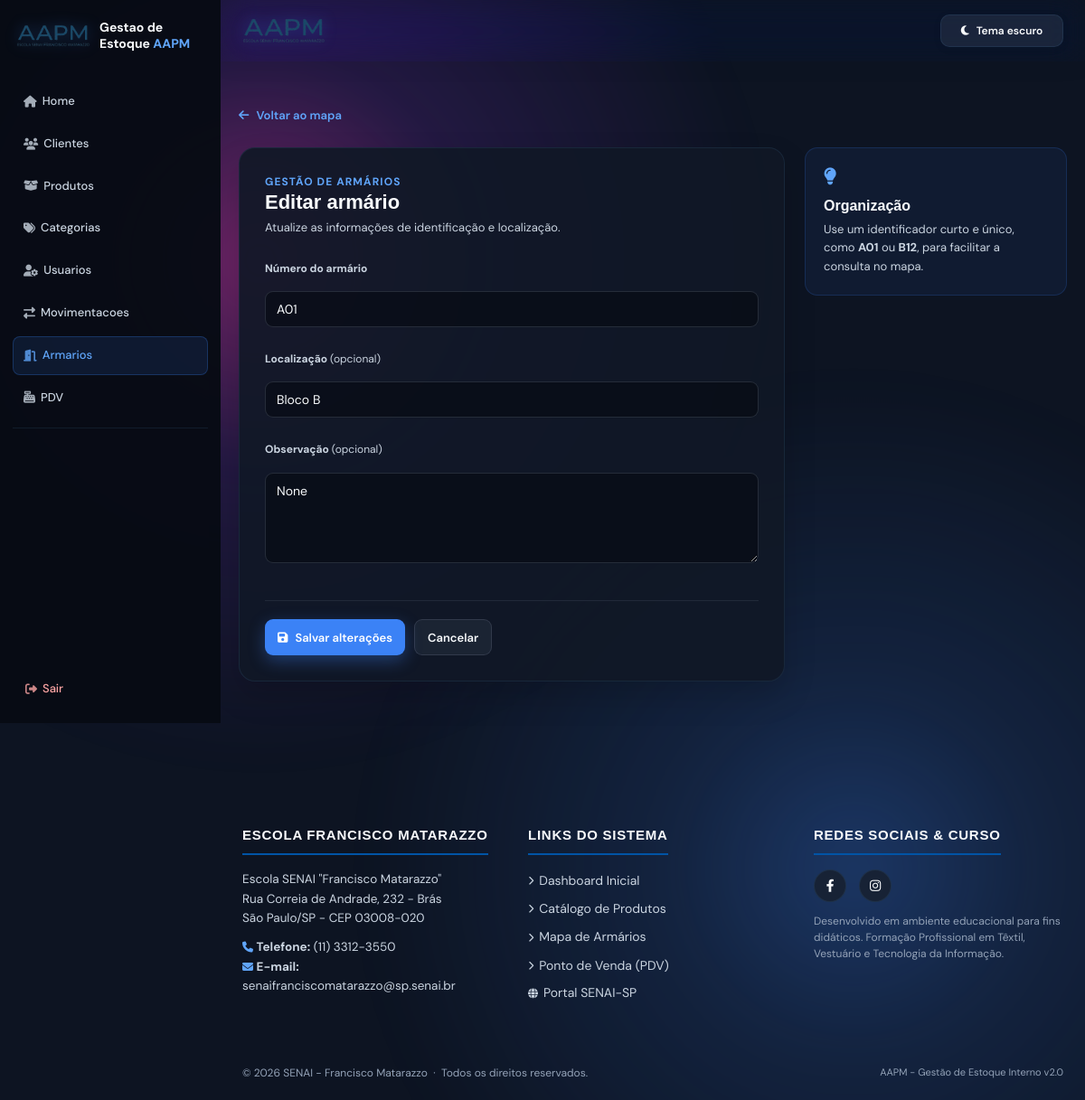
/armarios/3/editar (signed in), run on the app's committed database.
### app/models/armario.py (models this page shows, shortened)
class Armario(Base):
    __tablename__ = "armarios"
    __table_args__ = (
        UniqueConstraint('numero', 'localizacao', name='uix_numero_localizacao'),
    )
    id     = Column(Integer, primary_key=True, index=True)
    numero = Column(String(20), nullable=False)
    localizacao = Column(String(100), nullable=True)
    status = Column(
        Enum(StatusArmario),
        nullable=False,
        default=StatusArmario.DISPONIVEL
    )
    locatario_nome = Column(String(150), nullable=True)
    nome_curso = Column(String(100), nullable=True)
    turma = Column(String(50), nullable=True)
    email = Column(String(120), nullable=True)
    observacao = Column(String(255), nullable=True)
    ativo = Column(Boolean, default=True)
    alugado_em     = Column(DateTime, nullable=True)
    criado_em      = Column(DateTime, server_default=func.now())
    atualizado_em  = Column(DateTime, server_default=func.now(), onupdate=func.now())

### app/controllers/armario_controller.py (the view)
@router.get("/{armario_id}/editar")
def form_editar_armario(
    armario_id: int,
    request: Request,
    db: Session = Depends(get_db),
    admin = Depends(get_admin)
):
    editando = db.query(Armario).filter(Armario.id == armario_id).first()
    if not editando:
        return RedirectResponse(url="/armarios", status_code=302)
    return templates.TemplateResponse(
        request,
        "armarios/form.html",
        {
            "request":  request,
            "usuario":  admin,
            "editando": editando,
        }
    )

### app/templates/armarios/form.html (shortened to what this page needs)
{% extends "base.html" %}
{% block head %}
<link rel="stylesheet" href="/static/armarios.css">
{% endblock %}
{% block content %}
<section class="armarios-page">
    <a href="/armarios" class="button-link"><i class="fas fa-arrow-left"></i> Voltar ao mapa</a>
    <div class="form-layout" style="margin-top: 18px;">
        <div class="form-card">
            <p class="page-eyebrow">Gestão de armários</p>
            <h2>{{ "Editar armário" if editando else "Novo armário" }}</h2>
            <p class="form-help">{{ "Atualize as informações de identificação e localização." if editando else "Cadastre
                um novo armário para disponibilizá-lo no mapa." }}</p>
            <form action="{{ '/armarios/' + editando.id|string + '/editar' if editando else '/armarios/novo' }}"
                method="post" data-confirm-message="{{ 'Confirma as alteracoes deste armario?' if editando else 'Confirma o cadastro deste armario?' }}">
                <div class="field">
                    <label for="numero">Número do armário</label>
                    <input id="numero" type="text" name="numero" placeholder="Ex.: A01, B12, 42"
                        value="{{ editando.numero if editando else (valores.numero if valores else '') }}" required
                        autofocus>
                </div>
                <div class="field">
                    <label for="localizacao">Localização <span style="font-weight:400">(opcional)</span></label>
                    <input id="localizacao" type="text" name="localizacao" placeholder="Ex.: Bloco A - Térreo"
                        value="{{ editando.localizacao if editando else (valores.localizacao if valores else '') }}">
                </div>
                <div class="field">
                    <label for="observacao">Observação <span style="font-weight:400">(opcional)</span></label>
                    <textarea id="observacao" name="observacao" maxlength="255"
                        placeholder="Informação adicional sobre o armário">{{ editando.observacao if editando else (valores.observacao if valores else '') }}</textarea>
                </div>
                <div class="form-actions">
                    <button type="submit" class="button"><i class="fas fa-floppy-disk"></i> {{ "Salvar alterações" if
                        editando else "Cadastrar armário" }}</button>
                    <a href="/armarios" class="button-secondary">Cancelar</a>
                </div>
            </form>
        </div>
        <aside class="info-panel">
            <i class="fas fa-lightbulb"></i>
            <h3>Organização</h3>
            <p>Use um identificador curto e único, como <strong>A01</strong> ou <strong>B12</strong>, para facilitar a
                consulta no mapa.</p>
        </aside>
    </div>
</section>
{% endblock %}

### app/static/style.css (style rules this page uses)
:root { --bg-base: #dfeaf7; --bg-base-2: #eef5ff; --orb-1: rgba(59, 130, 246, 0.18); --orb-2: rgba(147, 197, 253, 0.16); --orb-3: rgba(168, 85, 247, 0.10); --grid: rgba(37, 99, 235, 0.06); --bg-panel: rgba(15, 23, 42, 0.72); --bg-panel-strong: rgba(17, 24, 39, 0.92); --bg-soft: rgba(255, 255, 255, 0.04); --border: rgba(148, 163, 184, 0.18); --text: #e2e8f0; --text-muted: #94a3b8; --primary: #3b82f6; --primary-2: #60a5fa; --purple: #8b5cf6; --success: #10b981; --shadow: rgba(15, 23, 42, 0.4); }
html { scroll-behavior: smooth; }
body { position: relative; min-height: 100vh; background: linear-gradient(120deg, #1d0d5c 0%, #2f0d77 18%, #5a0c6f 42%, #1d4de0 72%, #120d2d 100%); background-size: 180% 180%; animation: bgFlow 18s ease-in-out infinite alternate; overflow-x: hidden; }
body::before, body::after { content: ""; position: fixed; inset: auto; pointer-events: none; z-index: 0; }
body::before { width: 72rem; height: 72rem; left: -18rem; top: -18rem; border-radius: 50%; background: radial-gradient(circle, rgba(255, 60, 200, 0.42) 0%, rgba(147, 51, 234, 0.16) 28%, transparent 68%); filter: blur(24px); animation: driftGlow 18s ease-in-out infinite alternate; }
body::after { width: 68rem; height: 68rem; right: -18rem; bottom: -18rem; border-radius: 50%; background: radial-gradient(circle, rgba(59, 130, 246, 0.32) 0%, rgba(59, 130, 246, 0.14) 26%, transparent 70%); filter: blur(28px); animation: driftGlowTwo 20s ease-in-out infinite alternate; }
body .app-shell, body main, body header, body footer, body section, body article, body aside, body nav { background: transparent; }
main, header, footer, section, article, nav, aside { position: relative; z-index: 1; }
button, .btn, .btn-card, .btn-theme-toggle, input, select, textarea { transition: all 0.25s ease; }
button, .btn, .btn-card, .btn-theme-toggle { border-radius: 14px; border: 1px solid transparent; cursor: pointer; box-shadow: 0 8px 18px rgba(15, 23, 42, 0.08); }

### app/templates/base.html (style rules this page uses)
:root { --bg-base: #0d1422; --bg-surface: #121c2d; --bg-card: #172235; --bg-card-hover: #1d2a40; --border: rgba(99, 179, 237, 0.1); --border-hover: rgba(99, 179, 237, 0.28); --accent: #3b82f6; --accent-glow: rgba(59, 130, 246, 0.35); --accent-light: #60a5fa; --secondary-bg: rgba(148, 163, 184, 0.12); --secondary-text: #e2e8f0; --red: #ef4444; --red-glow: rgba(239, 68, 68, 0.3); --text-primary: #f8fafc; --text-secondary: #cbd5e1; --text-muted: #94a3b8; --header-h: 68px; --radius: 12px; --radius-lg: 18px; --transition: 0.22s cubic-bezier(0.4, 0, 0.2, 1); --senai-blue: #0054a6; --senai-yellow: #ffcb05; }
*, *::before, *::after { margin: 0; padding: 0; box-sizing: border-box; }
html { scroll-behavior: smooth; max-width: 100%; overflow-x: hidden; }
body { font-family: 'DM Sans', sans-serif; background-color: var(--bg-base); background-image: none; background-size: auto; color: var(--text-primary); line-height: 1.6; min-height: 100vh; display: flex; flex-direction: column; width: 100%; max-width: 100%; overflow-x: hidden; }
main>* { min-width: 0; max-width: 100%; }
button, .btn { font-family: 'DM Sans', sans-serif; background: var(--accent); color: #ffffff; padding: 10px 22px; border: 1px solid transparent; border-radius: 10px; cursor: pointer; font-weight: 600; font-size: 14px; transition: all var(--transition); position: relative; overflow: hidden; display: inline-flex; align-items: center; justify-content: center; gap: 8px; text-decoration: none; box-shadow: 0 8px 18px rgba(15, 23, 42, 0.08); }
input, textarea, select { width: 100%; padding: 10px 14px; margin: 8px 0; background: var(--bg-card); border: 1px solid var(--border); border-radius: 8px; color: var(--text-primary); font-family: 'DM Sans', sans-serif; font-size: 14px; transition: border-color var(--transition), box-shadow var(--transition); outline: none; }
main>* { animation: fadeUp 0.4s ease both; }
body.has-sidebar { padding-left: 244px; }
:root { --scrollbar-track: #0d1320; --scrollbar-thumb: #3b82f6; --scrollbar-thumb-hover: #60a5fa; }
*, *::before, *::after { scrollbar-color: var(--scrollbar-thumb) var(--scrollbar-track); scrollbar-width: thin; }

### data on the page
Armario: numero "A01", localizacao "Bloco B", observacao "None"

### other printed values
{{ "Editar armário" if editando else "Novo armário" }} "Editar armário"
